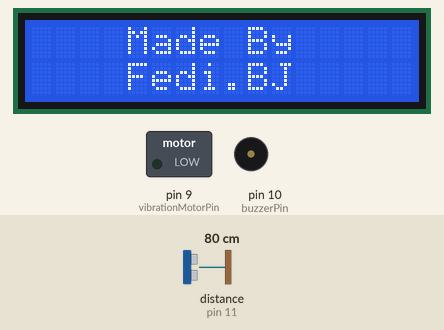
Recording of a sketch running on a simulated Arduino Uno, built with avr-gcc and run on an emulated ATmega328P. Parts: 16×2 character LCD, switched loads named in the sketch (green lamp = pin HIGH), buzzer (waves = sounding, pin HIGH). Wiring (inferred from the names in the program): ultrasonic range finder: trigger pin 12; echo pin 11. Inputs (shaded band) come from the test bench; at power-on: distance to the obstacle (sensor on pin 11) 80 cm. The echo pulse lasts 58.3 µs per cm; pins used as bus, display or sensor lines are not drawn.

Above: at 2.1 s.
At 5.2 s:
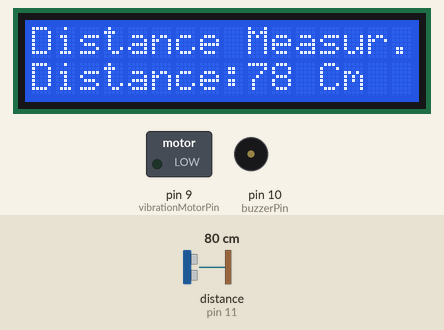
5.3 s: distance to the obstacle (sensor on pin 11) set to 54 cm
At 6.3 s:
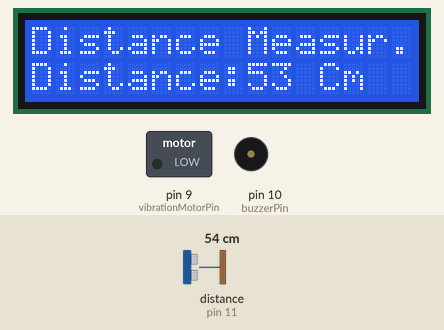
6.8 s: distance to the obstacle (sensor on pin 11) set to 47 cm
At 7.4 s:
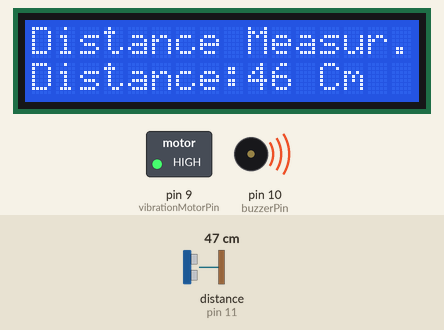
8.3 s: distance to the obstacle (sensor on pin 11) set to 2 cm
At 8.32 s:
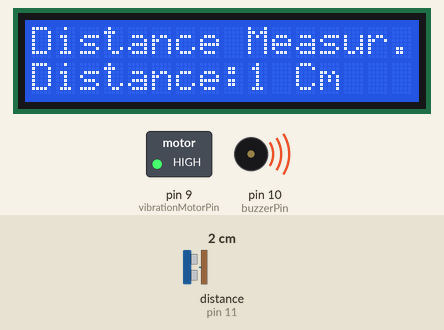
Timing chart, 0 to 11.3 s (numbered marks = the images above; inputs shaded):
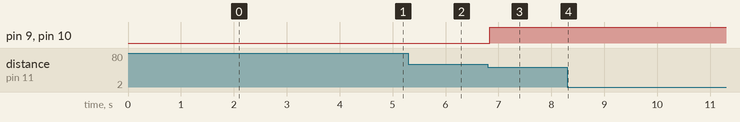

Measured:
- the behaviour switches between 51 and 50 cm on distance to the obstacle (sensor on pin 11) (found by bisection; images 2 and 3)
- after the input at 5.3 s, the display: changes at once (image 2)
- after the input at 6.8 s, pin 9 (vibrationMotorPin), pin 10 (buzzerPin): LOW → HIGH at once; the display: changes at once (image 3)
- after the input at 8.3 s, the display: changes at once (image 4)
- what the display in image 0 shows lasts 2.0 s, from 2.1 s to 4.1 s

The sketch:

Un_b_ton_intelligent_pour_aveugle.ino
```cpp
 #include "LiquidCrystal.h"  // Inclure la bibliothèque LCD

LiquidCrystal lcd(2, 3, 4, 5, 6, 7); // Paramètres de l'objet LCD : (rs, enable, d4, d5, d6, d7)
const int trigPin = 12; // Connexion du pin trig
const int echoPin = 11; // Connexion du pin echo
const int buzzerPin = 10; // Connexion du pin buzzer
const int vibrationMotorPin = 9; // Connexion du pin moteur de vibration

long duration;
int distanceCm;

void setup() {
  lcd.begin(16, 2);
  pinMode(trigPin, OUTPUT);
  pinMode(echoPin, INPUT);
  pinMode(buzzerPin, OUTPUT);
  pinMode(vibrationMotorPin, OUTPUT);

  lcd.setCursor(0, 0);
  lcd.print("  Distance    ");
  lcd.setCursor(0, 1);
  lcd.print("  Measurement  ");
  delay(2000);

  lcd.clear();
  lcd.setCursor(0, 0);
  lcd.print("    Made By    ");
  lcd.setCursor(0, 1);
  lcd.print("    Fedi.BJ    ");
  delay(2000);

  lcd.clear();
}

void loop() {
  digitalWrite(trigPin, LOW);
  delayMicroseconds(2);
  digitalWrite(trigPin, HIGH);
  delayMicroseconds(10);
  digitalWrite(trigPin, LOW);

  duration = pulseIn(echoPin, HIGH);
  distanceCm = duration * 0.034 / 2;

  lcd.setCursor(0, 0);
  lcd.print("Distance Measur.");
  delay(10);
  lcd.setCursor(0, 1);
  lcd.print("Distance:");
  lcd.print(distanceCm);
  lcd.print(" Cm ");
  delay(10);

  // Vérifier si la distance est inférieure à 50 cm
  if (distanceCm < 50) {
    digitalWrite(buzzerPin, HIGH); // Activer le buzzer
    digitalWrite(vibrationMotorPin, HIGH); // Activer le moteur de vibration
  } else {
    digitalWrite(buzzerPin, LOW); // Désactiver le buzzer
    digitalWrite(vibrationMotorPin, LOW); // Désactiver le moteur de vibration
  }
}
```
